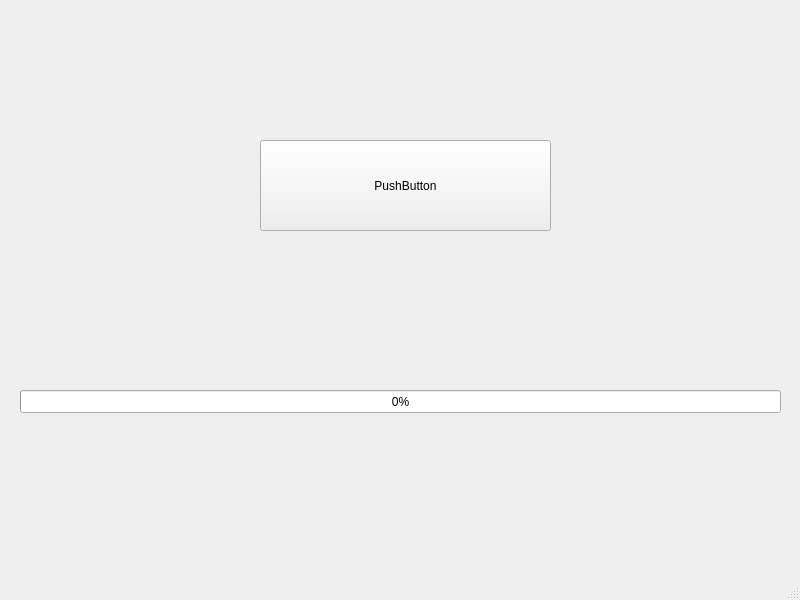
<?xml version="1.0" encoding="UTF-8"?>
<ui version="4.0">
 <class>MainWindow</class>
 <widget class="QMainWindow" name="MainWindow">
  <property name="geometry">
   <rect>
    <x>0</x>
    <y>0</y>
    <width>800</width>
    <height>600</height>
   </rect>
  </property>
  <property name="windowTitle">
   <string>MainWindow</string>
  </property>
  <widget class="QWidget" name="centralwidget">
   <widget class="QProgressBar" name="pbar">
    <property name="geometry">
     <rect>
      <x>20</x>
      <y>390</y>
      <width>761</width>
      <height>23</height>
     </rect>
    </property>
    <property name="maximum">
     <number>1000000</number>
    </property>
    <property name="value">
     <number>0</number>
    </property>
   </widget>
   <widget class="QPushButton" name="pb">
    <property name="geometry">
     <rect>
      <x>260</x>
      <y>140</y>
      <width>291</width>
      <height>91</height>
     </rect>
    </property>
    <property name="text">
     <string>PushButton</string>
    </property>
   </widget>
  </widget>
  <widget class="QMenuBar" name="menubar">
   <property name="geometry">
    <rect>
     <x>0</x>
     <y>0</y>
     <width>800</width>
     <height>31</height>
    </rect>
   </property>
  </widget>
  <widget class="QStatusBar" name="statusbar"/>
 </widget>
 <resources/>
 <connections>
  <connection>
   <sender>pb</sender>
   <signal>clicked()</signal>
   <receiver>MainWindow</receiver>
   <slot>start()</slot>
   <hints>
    <hint type="sourcelabel">
     <x>367</x>
     <y>206</y>
    </hint>
    <hint type="destinationlabel">
     <x>372</x>
     <y>323</y>
    </hint>
   </hints>
  </connection>
 </connections>
 <slots>
  <slot>start()</slot>
 </slots>
</ui>
